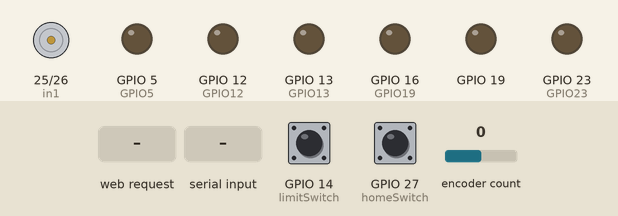
Simulated run of this sketch. Board: ESP32. Shown: motor-driver pin pairs drawn as motors (green arrow = first pin HIGH = forward, orange = second pin HIGH = backward, longer = more drive, scaled by the enable pin), output pins drawn as LEDs (lit = HIGH). The test bench sets the inputs (shaded band); at power-on: GPIO 27 (homeSwitch) HIGH, GPIO 14 (limitSwitch) HIGH, encoder count 0. WiFi joins after 1.5 s; servers stay silent unless stated; what the sketch prints to the serial monitor is not drawn.

Above: at 1.7 s.
1.8 s: HTTP request GET /toggle received
4.8 s: GPIO 27 (homeSwitch) pulled LOW for 1 s
At 6.8 s:
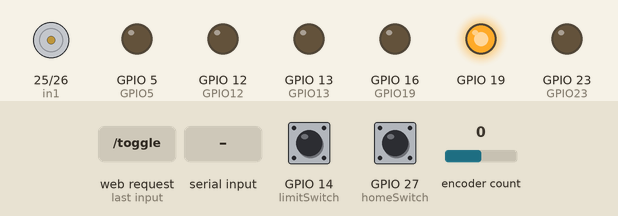
7.3 s: GPIO 14 (limitSwitch) pulled LOW for 0.15 s
At 7.37 s:
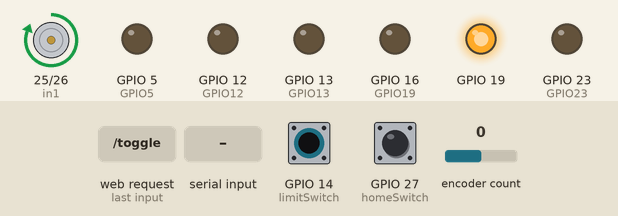
8.9 s: "1\n" received over Serial
10.4 s: "0\n" received over Serial
11.9 s: GPIO 27 (homeSwitch) pulled LOW for 0.15 s
At 11.97 s:
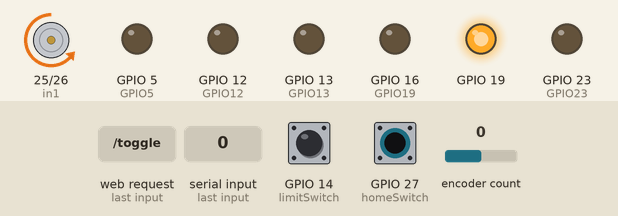
Timing chart, 0 to 14.5 s (numbered marks = the images above; inputs shaded):
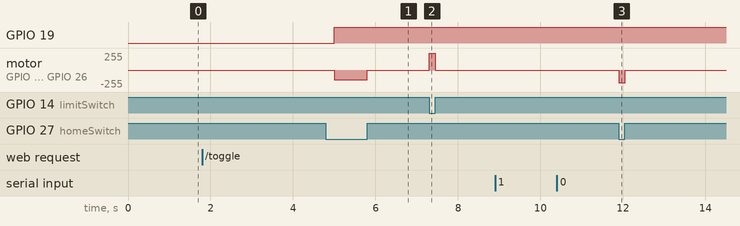

Measured:
- after the input at 4.8 s, motor on GPIO 25 (in1) / GPIO 26 (in2): stopped → backward 149/255 after 0.20 s, → stopped 0.80 s later
- after the input at 7.3 s, motor on GPIO 25 (in1) / GPIO 26 (in2): stopped → forward 255/255 at once, → stopped 0.15 s later
- after the input at 11.9 s, motor on GPIO 25 (in1) / GPIO 26 (in2): stopped → backward 189/255 at once, → stopped 0.15 s later

The sketch:

greatest_pieces_of_art.ino
```cpp
#include <WiFi.h>
#include <WiFiClient.h>
#include <WebServer.h>
#include <ESPmDNS.h>
WebServer server ( 80 );

#include "AiEsp32RotaryEncoder.h"
#include "Arduino.h"

/*************************************
  ESP32 D1 R32 pin use:
    GPIO 33  =   Encoder
    GPIO 32  =   Encoder

    GPIO 26  =   Motor driver
    GPIO 25  =   Motor driver
    GPIO 17  =   Motor driver

    GPIO 27  =   homeSwitch
    GPIO 14  =   limitSwitch

    GPIO 10  =   LED1
    GPIO 11  =   LED2
    GPIO 12  =   LED3
    GPIO 13  =   LED4
    GPIO 13  =   LED5
***************************************/

//-------------- ENCODER SETUP ---------------//
#define ROTARY_ENCODER_A_PIN 33
#define ROTARY_ENCODER_B_PIN 32
#define ROTARY_ENCODER_BUTTON_PIN 25
#define ROTARY_ENCODER_VCC_PIN 27 /*put -1 of Rotary encoder Vcc is connected directly to 3,3V; else you can use declared output pin for powering rotary encoder */

AiEsp32RotaryEncoder rotaryEncoder = AiEsp32RotaryEncoder(ROTARY_ENCODER_A_PIN, ROTARY_ENCODER_B_PIN, ROTARY_ENCODER_BUTTON_PIN, ROTARY_ENCODER_VCC_PIN);

//-------------- MOTOR CONTOLE SETUP ---------------//
#define enB 17
#define in1 25
#define in2 26
int rotDirection = 0;

//-------------- PWM VARIABEL SETUP ---------------//
int LEDfreq = 1500;
int motorFreq = 4000;

int resolution = 8;   // 8 bit res. (0-255)
byte motorChannel = 0;

#define GPIO12 12
#define GPIO13 13
#define GPIO5 5
#define GPIO23 23
#define GPIO19 16

byte ledChannel1 = 1;
byte ledChannel2 = 2;
byte ledChannel3 = 3;
byte ledChannel4 = 4;
byte ledChannel5 = 5;

//-------------- PHYSICAL LIMIT SWITCHES ---------------//
#define homeSwitch 27
#define limitSwitch 14

//-------------- ENCODER LIMIT VALUES ---------------//
const int upperThreshold = 1250;
const int lowerThreshold  = 950;
const int encoderMax = 2150;

//-------------- WIFI VARIABEL SETUP ---------------//
const char *ssid = "GreatestPiecesofArt";
const char *password = " ";

// Variable to store the HTTP request
String header;

bool toggleVal = HIGH;
bool sendDataState = HIGH;
bool state = LOW;
bool displayInputData = HIGH;

int motor_speed = 255;

char incomingByte;
byte LEDpwm = 50;  //fade value for LED strips
int LED;

//------------ VALUES FOR WEB SERVER -------------//
String position = "Waiting for Input...";
int16_t encoderValue;
String msg0 = "waiting for input...";
String msg1 = "waiting for input...";


void handleRoot() {

  String html = "<!DOCTYPE html> <html> <head> <meta name=\"viewport\" content=\"width=device-width, minimumscale=1.0, maximum-scale=1.0, initial-scale=1\" /> <style> body { text-align: center; background-color: #ccc7c7; margin: auto; width: 60%; } #dataVals { display: block; margin-top: 5%; } .convertButton { clear: both; position: relative; -moz-box-shadow: 0px 1px 0px 0px #fff6af; -webkit-box-shadow: 0px 1px 0px 0px #fff6af; box-shadow: 0px 1px 0px 0px #fff6af; background: -webkit-gradient(linear, left top, left bottom, color-stop(0.05, #ffec64), color-stop(1, #ffab23)); background: -moz-linear-gradient(top, #ffec64 5%, #ffab23 100%); background: -webkit-linear-gradient(top, #ffec64 5%, #ffab23 100%); background: -o-linear-gradient(top, #ffec64 5%, #ffab23 100%); background: -ms-linear-gradient(top, #ffec64 5%, #ffab23 100%); background: linear-gradient(to bottom, #ffec64 5%, #ffab23 100%); filter: progid:DXImageTransform.Microsoft.gradient(startColorstr='#ffec64', endColorstr='#ffab23', GradientType=0); background-color: #ffec64; -moz-border-radius: 6px; -webkit-border-radius: 6px; border-radius: 6px; border: 1px solid #ffaa22; display: inline-block; cursor: pointer; color: #333333; font-family: Arial; font-size: 21px; padding: 14px 69px; text-decoration: none; text-shadow: 0px 1px 0px #ffee66; } .convertButton:hover { background: -webkit-gradient(linear, left top, left bottom, color-stop(0.05, #ffab23), color-stop(1, #ffec64)); background: -moz-linear-gradient(top, #ffab23 5%, #ffec64 100%); background: -webkit-linear-gradient(top, #ffab23 5%, #ffec64 100%); background: -o-linear-gradient(top, #ffab23 5%, #ffec64 100%); background: -ms-linear-gradient(top, #ffab23 5%, #ffec64 100%); background: linear-gradient(to bottom, #ffab23 5%, #ffec64 100%); filter: progid:DXImageTransform.Microsoft.gradient(startColorstr='#ffab23', endColorstr='#ffec64', GradientType=0); background-color: #ffab23; } .convertButton:active { position: relative; top: 1px; } .convertButton:active { position: relative; top: 1px; } #curtain, #encoder { background-color: white; padding: 1%; width: 12%; display: block; margin-left: auto; margin-right: auto; } #msgCore0, #msgCore1 { background-color: white; padding: 1%; width: 45%; display: block; margin-left: auto; margin-right: auto; } </style> </head> <body> <br> <br> <h1>How Said that Art Couldn't also have a WebServer?</h1> <h2>This is an Access Point Web Server Hosted on the Second Core of an ESP32 for the Greatest Piece of Art Installation</h2> <h3>Created by Christoffer Vincent W. Thon, DTU Skylab Denmark, 27-02-2018</h3> <br> <p><a href=\"/toggle\"><button class=\"convertButton\" id=\"viewButton\"> Curtains IN / OUT </button></a></p> <!--<a onClick=\"changeState()\" class=\"convertButton\" id=\"viewButton\">Curtains IN/OUT</a>--> <div id=\"dataVals\"> <h2>Curtain Position:</h2> <div id=\"curtain\">";
  html += position;
  html += "</div> <h2>Encoder Value:</h2> <div id=\"encoder\">";
  html += encoderValue;
  html += "</div> <h2>Messages From ESP32 Core 0:</h2> <div id=\"msgCore0\">";
  html += msg0;
  html += "</div> <h2>Messages From ESP32 Core 1:</h2> <div id=\"msgCore1\">";
  html += msg1;
  html += "</div> </div> <br> <br> <br> <p>If you Find this project Interesting - Please Visit my Website for more Info</p> <p>http://creative-engineering.org/</p> <script> var changed = false; function changeState() { if (changed == false) { console.log(\"state = TRUE\"); changed = true; } else { console.log(\"state = FALSE\"); changed = false; } } function loadDoc() { var xhttp = new XMLHttpRequest(); xhttp.onreadystatechange = function () { if (this.readyState == 4 && this.status == 200) { var obj = JSON.parse(this.responseText); document.getElementById(\"curtain\").innerHTML = obj.data[0].dataValue; document.getElementById(\"encoder\").innerHTML = obj.data[1].dataValue; document.getElementById(\"msgCore0\").innerHTML = obj.data[2].dataValue; document.getElementById(\"msgCore1\").innerHTML = obj.data[3].dataValue; } }; xhttp.open(\"GET\", \"/data\", true); xhttp.send(); } var timedEvent = setInterval(function () { loadDoc(); }, 100); </script> </body> </html>";

  server.send(200, "text/html", html);
}

void getData() {

  String text2 = "{\"data\":[";
  text2 += "{\"dataValue\":\"";
  text2 += position;
  text2 += "\"},";
  text2 += "{\"dataValue\":\"";
  text2 += encoderValue;
  text2 += "\"},";
  text2 += "{\"dataValue\":\"";
  text2 += msg0;
  text2 += "\"},";
  text2 += "{\"dataValue\":\"";
  text2 += msg1;
  text2 += "\"}";
  text2 += "]}";

  server.send(200, "text/html", text2);
}

void toggle () {
  if (toggleVal) {
    state = HIGH;
    //motor_speed = 255;
    Serial.println("Going out...");
    toggleVal = LOW;
  }
  else if (!toggleVal) {
    state = LOW;
    //motor_speed = 255;
    Serial.println("Going in...");
    toggleVal = HIGH;
  }
  Serial.println("you pushed that a button!");
  String MSG = "<!DOCTYPE html> <html> <head> <title>toggle</title> </head> <body> <script> goBack(); function goBack() { window.history.go(-1); } </script> </body> </html>";
  server.send(200, "text/html", MSG);
}

void handleNotFound() {
  String message = "File Not Found\n\n";
  message += "URI: ";
  message += server.uri();
  message += "\nMethod: ";
  message += ( server.method() == HTTP_GET ) ? "GET" : "POST";
  message += "\nArguments: ";
  message += server.args();
  message += "\n";

  for ( uint8_t i = 0; i < server.args(); i++ ) {
    message += " " + server.argName ( i ) + ": " + server.arg ( i ) + "\n";
  }
  server.send ( 404, "text/plain", message );
}

void rotary_loop() {
  //first lets handle rotary encoder button click
  if (rotaryEncoder.currentButtonState() == BUT_RELEASED) {
    //we can process it here or call separate function like:
  }

  int16_t encoderDelta = rotaryEncoder.encoderChanged();

  //optionally we can ignore whenever there is no change
  if (encoderDelta == 0) return;

  if (encoderDelta != 0) {
    encoderValue = rotaryEncoder.readEncoder();
  }
}

TaskHandle_t xTask1, xTask2;

void setup() {

  Serial.begin(112500);
  // create the queue which size can contains 5 elements of Data
  //xQueue = xQueueCreate(5, sizeof(Data));

  xTaskCreatePinnedToCore(
    GIPOTask,           // Task function.
    "GIPOTask",        // name of task.
    10000,                    // Stack size of task
    NULL,                     // parameter of the task
    1,                        // priority of the task
    &xTask1,                // Task handle to keep track of created task
    0);                    // pin task to core 0

  delay(500);

  xTaskCreatePinnedToCore(
    serverTask,           // Task function.
    "serverTask",        // name of task.
    20000,                    // Stack size of task
    NULL,                     // parameter of the task
    2,                        // priority of the task
    &xTask2,            // Task handle to keep track of created task
    1);                 // pin task to core 1
}

void loop() { } //not needed scene we are running tasks on spefefic cores

void GIPOTask( void * parameter ) {

  Serial.print("Init Encoder...");
  msg0 = "init encoder...";
  rotaryEncoder.begin();
  rotaryEncoder.setBoundaries(0, encoderMax, false); //minValue, maxValue, cycle values (when max go to min and vice versa)
  Serial.println("Done!");

  Serial.print("Init Output Pins...");
  msg0 = "init output pins...";
  setPins();
  Serial.println("Done!");

  msg0 = "wait 5 seconds to init server on other core!";
  delay(5000);        //needed for the other core to start up first
  digitalWrite(19, HIGH); //turning on motor driver module

  msg0 = "going to home position...";
  Serial.print(msg0);

  while ( digitalRead(homeSwitch) == LOW ) { //go home before looping
    digitalWrite(in1, LOW);
    digitalWrite(in2, HIGH);
    ledcWrite(motorChannel, 150); // inset homing value in "dutyCycle"
  }
  encoderValue = 0;
  msg0 = "beginning loop!";

  for (;;) {

    msg0 = "GPIOTask running...";

    rotary_loop(); //encoder update
    //Serial.print("encoderValue: "); Serial.println(encoderValue);

    incomingSerialData();
    motorContole();
    updateLEDs();

    //------------ Reduce speed before limit impact -------------//
    if ( encoderValue < lowerThreshold && !state ) {   // Home impact
      int encoderValueIn = constrain(encoderValue, 500, lowerThreshold);
      motor_speed = map(encoderValueIn, lowerThreshold, 500, 255, 190);
      //motor_speed = constrain(motor_speed, 155, 255);

      position = "HOME"; //update position for web server
      Serial.print("motor_speed: "); Serial.println(motor_speed);

      if (digitalRead(homeSwitch))
      {
        motor_speed = 255;
        encoderValue = 0;
      }
    }
    if ( encoderValue > upperThreshold && state ) {   //Limit impact
      int encoderValueOut = constrain(encoderValue, upperThreshold, 1850);
      motor_speed = map(encoderValueOut, upperThreshold, 1850, 255, 190);
      //motor_speed = constrain(motor_speed, 160, 255);

      Serial.print("motor_speed: "); Serial.println(motor_speed);

      position = "LIMIT"; //update position for web server

      if (digitalRead(limitSwitch))
      {
        motor_speed = 255;
        encoderValue = encoderMax;
      }
    }
  }
}

void serverTask( void * parameter )
{
  msg1 = "setting up access point...";
  accessPointSetup();

  msg1 = "hosting web server!";
  for (;;) {
    msg1 = "serverTask running...";
    server.handleClient();  //server update
  }
}

void setPins() {
  //-------------- H-BRIDGE SETUP ---------------//
  pinMode(enB, OUTPUT);
  pinMode(in1, OUTPUT);
  pinMode(in2, OUTPUT);
  //-------------- SWITCH SETUP ---------------//
  pinMode(homeSwitch, INPUT_PULLUP);
  pinMode(limitSwitch, INPUT_PULLUP);
  //---------------- LED SETUP -----------------//
  pinMode(GPIO12, OUTPUT);
  pinMode(GPIO13, OUTPUT);
  pinMode(GPIO5,  OUTPUT);
  pinMode(GPIO23, OUTPUT);
  pinMode(GPIO19, OUTPUT);
  //------- Motor driver module turn on pin -------//
  pinMode(19, OUTPUT);

  //-------------- PWM MOTOR SETUP ---------------//
  ledcSetup(motorChannel, motorFreq, resolution);
  ledcAttachPin(enB, motorChannel);

  //-------------- PWM LED SETUP ---------------//
  ledcSetup(ledChannel1, LEDfreq, resolution);
  ledcAttachPin(GPIO12, ledChannel1);

  ledcSetup(ledChannel2, LEDfreq, resolution);
  ledcAttachPin(GPIO13, ledChannel2);

  ledcSetup(ledChannel3, LEDfreq, resolution);
  ledcAttachPin(GPIO5,  ledChannel3);

  ledcSetup(ledChannel4, LEDfreq, resolution);
  ledcAttachPin(GPIO23, ledChannel4);

  ledcSetup(ledChannel5, LEDfreq, resolution);
  ledcAttachPin(GPIO19, ledChannel5);

}

void incomingSerialData()
{
  while ( Serial.available() > 0 ) {
    incomingByte = Serial.read();
    Serial.println(incomingByte);
    motor_speed = 255;

    /***************** State change & LED set *****************/
    if ( incomingByte == 49 ) {  // recieve 1
      state = HIGH;
      Serial.print("incomingByte: "); Serial.println(incomingByte);
    }
    else if ( incomingByte == 48 ) { // recieve 0
      state = LOW;
      Serial.print("incomingByte: "); Serial.println(incomingByte);
    }
  }
}

void updateLEDs()
{
  LED = map(encoderValue, 500, encoderMax, 0, 5);
  Serial.print("LED: "); Serial.println(LED);

  if (LED <= 0) {
    ledcWrite(ledChannel1, 0);
    ledcWrite(ledChannel2, 0);
    ledcWrite(ledChannel3, 0);
    ledcWrite(ledChannel4, 0);
    ledcWrite(ledChannel5, 0);
  }

  if (LED > 0) {
    ledcWrite(ledChannel1, 50);
  }
  else {
    ledcWrite(ledChannel1, 0);
  }
  if (LED > 1) {
    ledcWrite(ledChannel2, LEDpwm);
  }
  else {
    ledcWrite(ledChannel2, 0);
  }
  if (LED > 2) {
    ledcWrite(ledChannel3, LEDpwm);
  }
  else {
    ledcWrite(ledChannel3, 0);
  }
  if (LED > 3) {
    ledcWrite(ledChannel4, LEDpwm);
  }
  else {
    ledcWrite(ledChannel4, 0);
  }
  if (LED > 4) {
    ledcWrite(ledChannel5, LEDpwm);
  }
  else {
    ledcWrite(ledChannel5, 0);
  }
}

void motorContole()
{
  /*********************** Motor Control ***********************/
  if ( state == HIGH  && digitalRead(limitSwitch) == LOW ) { //limitSwitch is pullUp
    digitalWrite(in1, HIGH);
    digitalWrite(in2, LOW);
    ledcWrite(motorChannel, motor_speed); // inset homing value in "dutyCycle"
    // Serial.println("Forwards");
  }
  else if ( state == LOW  && digitalRead(homeSwitch) == LOW ) {
    digitalWrite(in1, LOW);
    digitalWrite(in2, HIGH);
    ledcWrite(motorChannel, motor_speed); // inset homing value in "dutyCycle"
    //Serial.println("Backwards");
  }
  else {
    digitalWrite(in1, LOW);
    digitalWrite(in2, LOW);
    ledcWrite(motorChannel, 0); // inset homing value in "dutyCycle"
    // Serial.println("Full Stop!");
  }
}

void accessPointSetup() {

  WiFi.begin ( ssid, password );

  Serial.println();
  Serial.print("Configuring access point...");

  WiFi.softAP( ssid, password );
  IPAddress myIP = WiFi.softAPIP();
  Serial.print("AP IP address: ");
  Serial.println(myIP);

  if ( MDNS.begin ( "esp32" ) ) {
    Serial.println ( "MDNS responder started" );
  }

  server.on ( "/", handleRoot );
  server.on("/data", getData);
  server.on("/toggle", toggle);;

  server.onNotFound ( handleNotFound );

  server.begin();
  Serial.println ("HTTP server started");
}
```
